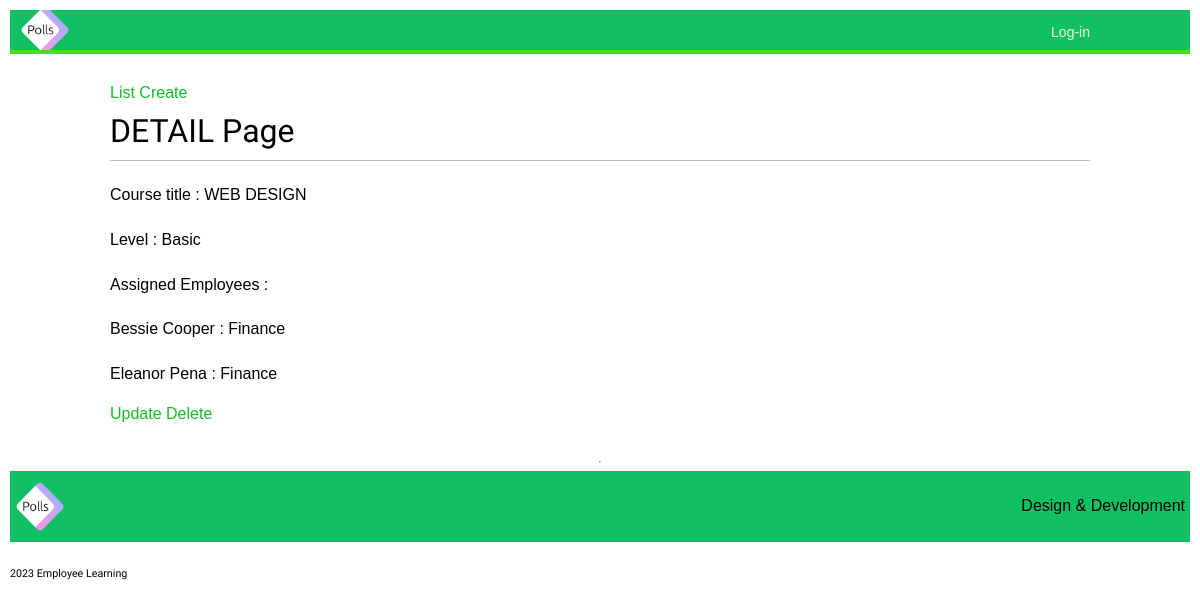
The page /course-detail/8/ on the database its author committed.
### employee_learning/models.py (models this page shows, shortened)
class LearningCourse(models.Model):
    LEVEL = [('B', 'Basic'), ('I', 'Intermediate'), ('A', 'Advanced'),]
    title = models.CharField(max_length=50, unique=True)
    level = models.CharField(max_length=1, choices=LEVEL)
    employee = models.ManyToManyField(Employee)

class Employee(models.Model):
    PRIORITIES = [('H', 'High'), ('M', 'Medium'), ('L', 'Low'),]
    name = models.CharField(max_length=25, verbose_name="Employee Name")
    priority = models.CharField(max_length=1,
                                verbose_name="Learning Priorities",
                                choices=PRIORITIES, default='M')
    reg_date = models.DateField(default=datetime.date.today,
                                              verbose_name="Data registration Date")
    division = models.ForeignKey(Division, on_delete=models.CASCADE)

class Division(models.Model):
    div_name = models.CharField(max_length=25)
    in_scope = models.BooleanField(
        help_text="If the division is target for the learning program, check this field.")
    def __str__(self):
        return self.div_name

### employee_learning/views.py (the view)
# urls.py: path('course-detail/<int:pk>/', CourseDetail.as_view(), name='course_detail'),
class CourseDetail(DetailView):
    model = LearningCourse
    template_name = 'employee_learning/course_detail.html'
    context_object_name = 'course_object'

### employee_learning/templates/employee_learning/course_detail.html (shortened to what this page needs)
{% extends "base.html" %}
{% block content %}
<h1>DETAIL Page</h1>
<p>Course title : {{ course_object.title|upper }}</p>
<p>Level : {{ course_object.get_level_display }}</p>
<p>Assigned Employees : </p>
{% for emp in object.employee.all  %}
<p>{{ emp.name }} : {{ emp.division }}</p>
{% endfor %}
<a href="{% url 'employee_learning:course_update' object.pk%}">Update</a>
<a href="{% url 'employee_learning:course_delete' object.pk%}">Delete</a>
{% endblock %}

### acc/static/css/base.css (style rules this page uses)
p { line-height: 1.8; }
a { color:#12c023; text-decoration:none; }
h1, h2, h3, h4, h5 , h6 { font-family: 'Muli', sans-serif; font-weight:normal; }
h1 { border-bottom:1px solid #bbb; padding:0 0 10px 0; margin:10px 0 20px 0; }

### rows shown on the page
LearningCourse: title "WEB DESIGN", level "Basic"
Employee: name "Bessie Cooper", division "Finance"
Employee: name "Eleanor Pena", division "Finance"
